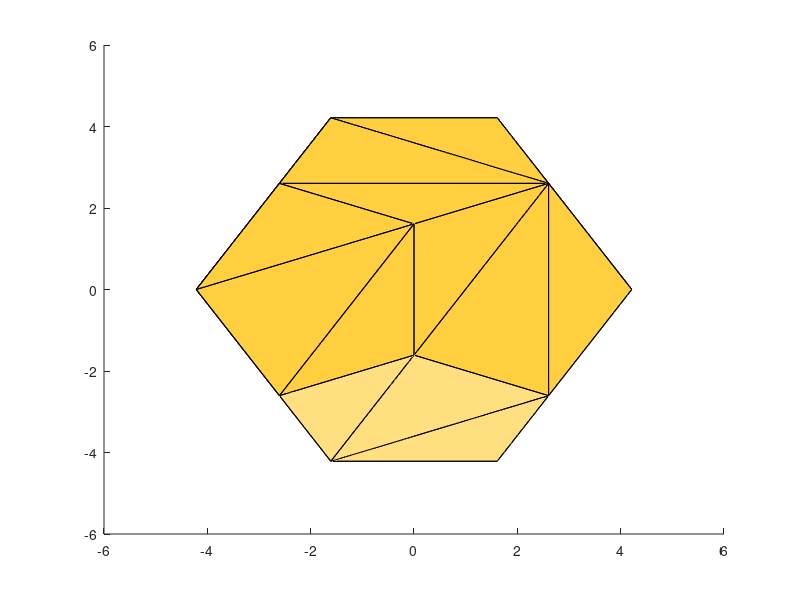

Here is the MATLAB script that generated this plot: (Note: this script raises an error after producing the figure.)
function dodecahedronFractal3
global scfile count COLORMAP
phi=(1+sqrt(5))/2; %golden ratio
vert=[1 1 1
    1 1 -1
    1 -1 1
    1 -1 -1
    -1 1 1
    -1 1 -1
    -1 -1 1
    -1 -1 -1
    0 1/phi phi
    0 1/phi -phi
    0 -1/phi phi
    0 -1/phi -phi
    1/phi phi 0
    1/phi -phi 0
    -1/phi phi 0
    -1/phi -phi 0
    phi 0 1/phi
    phi 0 -1/phi
    -phi 0 1/phi
    -phi 0 -1/phi];

face=[1 13 2 18 17;
    1 9 5 15 13;
    13 15 6 10 2;
    2 10 12 4 18;
    18 17 3 14 4;
    1 9 11 3 17;
    5 9 11 7 19;
    15 5 19 20 6;
    6 20 8 12 10;
    20 19 7 16 8;
    8 12 4 14 16;
    11 7 16 14 3];
count=0;
face=convhulln(vert,{'Qt'});
scfile=fopen('dodecaFractal.sc','w');
COLORMAP=[1 1 1;1 0.75 0;0.6 0.8 0.64;0.2 0.65 0.87];
drawFractal(vert,face,1/(phi)^2,2)


%count
fclose(scfile);
axis equal
view(3)

function drawFractal(vert,face,sca,n)
global scfile count COLORMAP
if n>0
    vnew=vert*1;
    patch('vertices',vnew/sca*(1-0.0025*n),'faces',face,'facecolor',COLORMAP(n,:),'facealpha',0.5);
    shader2ScFile('diffuse',['shader' num2str(count)],COLORMAP(n,:),scfile);
    mesh2ScFile(vnew/sca*(1-0.01*n),face-1,['shader' num2str(count)],['mesh' num2str(count)],scfile);
    count=count+1;
    for k=1:length(vert)
        vnew(:,1)=vert(:,1)+1.618*vert(k,1);
        vnew(:,2)=vert(:,2)+1.618*vert(k,2);
        vnew(:,3)=vert(:,3)+1.618*vert(k,3);
        if n==1
            patch('vertices',vnew,'faces',face,'facecolor',COLORMAP(end,:));
            shader2ScFile('diffuse',['shader' num2str(count)],COLORMAP(end,:),scfile);
            mesh2ScFile(vnew,face-1,['shader' num2str(count)],['mesh' num2str(count)],scfile);
            count=count+1;
        end
        drawFractal(vnew*sca,face,sca,n-1);
    end
    
    
end

return
